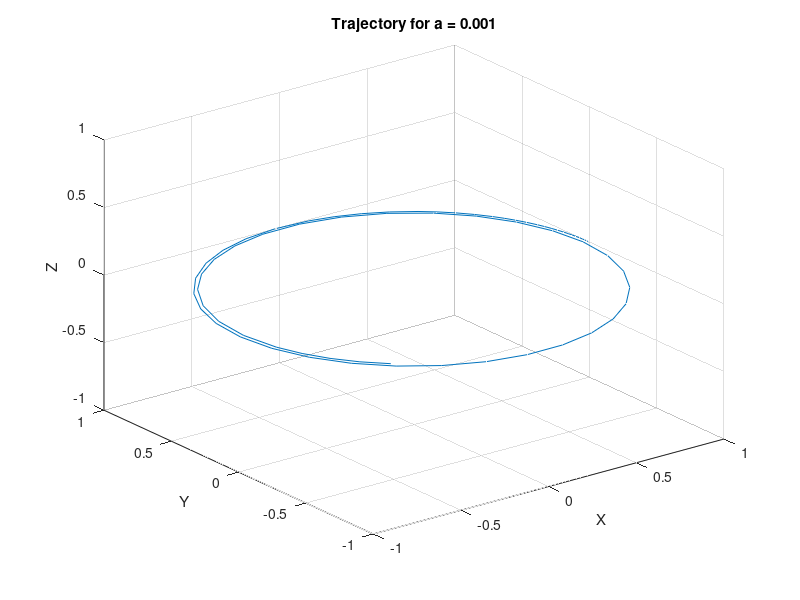
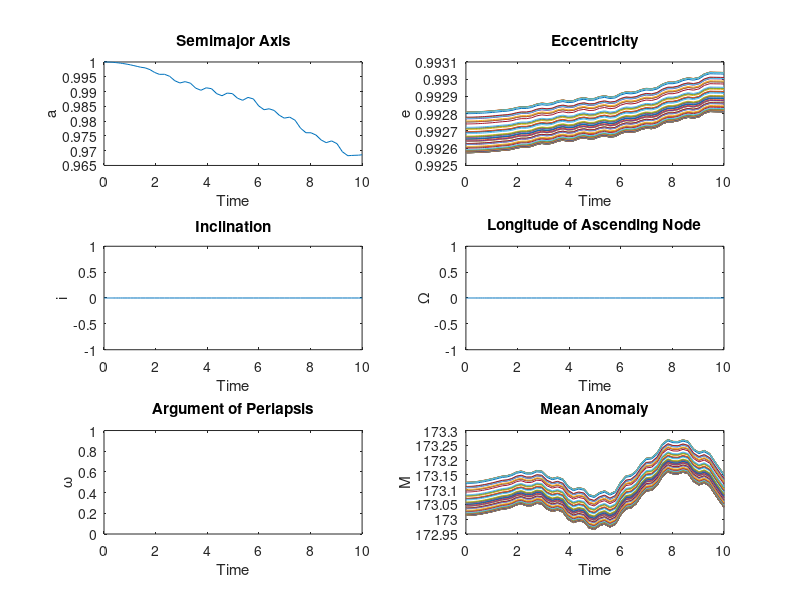

Here is the MATLAB script that generated these plots, in order: (Note: this script raises an error after producing the figures.)
function orbital_simulation()

    % Parameters
    mu = 1;
    r0 = [1; 0; 0];
    v0 = [0; 1; 0];
    
    % Values of 'a' to iterate through
    a_values = [0.001, 0.01, 0.1, 1];

    % Time span for integration
    tspan = [0, 10]; % Adjust as needed

    for a = a_values
        ad = [a; 0; 0];
        
        % Initial conditions
        y0 = [r0; v0];

        % Numerical integration using ode45
        [t, y] = ode45(@(t, y) odefunc(t, y, mu, ad), tspan, y0);

        % Plot the trajectory
        figure;
        plot3(y(:, 1), y(:, 2), y(:, 3));
        title(['Trajectory for a = ' num2str(a)]);
        xlabel('X');
        ylabel('Y');
        zlabel('Z');
        grid on;

        % Compute and plot classical orbital elements
        elements = compute_orbital_elements(y, mu);
        plot_orbital_elements(t, elements, a);
    end
end

function dydt = odefunc(t, y, mu, ad)
    r = y(1:3);
    v = y(4:6);

    r_norm = norm(r);
    dydt = zeros(6, 1);

    % Equations of motion
    dydt(1:3) = v;
    dydt(4:6) = -mu / r_norm^3 * r + ad;
end

function elements = compute_orbital_elements(y, mu)
    r = y(:, 1:3);
    v = y(:, 4:6);

    h = cross(r, v);
    n = cross([zeros(size(h, 1), 2), ones(size(h, 1), 1)], h); % Corrected dimensions

    r_norm = vecnorm(r, 2, 2);
    v_norm = vecnorm(v, 2, 2);

    elements.a = 1 ./ (2 ./ r_norm - v_norm.^2 / mu);
    elements.e = sqrt(1 - (vecnorm(h, 2, 2).^2 / (mu * elements.a)));
    elements.i = acosd(h(:, 3) ./ vecnorm(h, 2, 2)); % Use vecnorm for correct dimensions
    elements.Omega = atan2d(n(:, 2), n(:, 1));
    elements.omega = atan2d(r(:, 3) ./ sind(elements.i), -r(:, 2) ./ sind(elements.i));
    elements.M = acosd((elements.a .* (1 - elements.e.^2) - r_norm) ./ (elements.e .* r_norm));
end

function plot_orbital_elements(t, elements, a)
    figure;
    subplot(3, 2, 1);
    plot(t, elements.a);
    title('Semimajor Axis');
    xlabel('Time');
    ylabel('a');

    subplot(3, 2, 2);
    plot(t, elements.e);
    title('Eccentricity');
    xlabel('Time');
    ylabel('e');

    subplot(3, 2, 3);
    plot(t, elements.i);
    title('Inclination');
    xlabel('Time');
    ylabel('i');

    subplot(3, 2, 4);
    plot(t, elements.Omega);
    title('Longitude of Ascending Node');
    xlabel('Time');
    ylabel('\Omega');

    subplot(3, 2, 5);
    plot(t, elements.omega);
    title('Argument of Periapsis');
    xlabel('Time');
    ylabel('\omega');

    subplot(3, 2, 6);
    plot(t, elements.M);
    title('Mean Anomaly');
    xlabel('Time');
    ylabel('M');

    sgtitle(['Orbital Elements for a = ' num2str(a)]);
end
